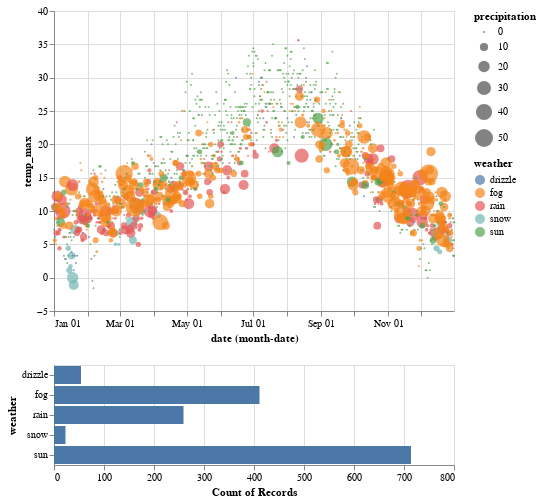

The cell this chart's notebook holds for it:
### Markdown cell above
First, we can add the histogram of the weather below the scatter plot we have generated. There are two things to note. Notice how the built-in function `count()` is used to count each occurrence of the weather. Again, these built-in functions (similar to `monthdate(date)` in the previous part) make plotting very simple in Altair. You also see how `&` is used to join both the scatter plot and the histogram. This makes displaying two different relevant plots straightforward.

### Code cell
histogram = alt.Chart(weather_data).mark_bar().encode(
    x = 'count():Q',
    y = 'weather:N',
).properties(
    width = 400
)

scatter & histogram

### Figure 1 — Vega-Lite specification as saved in the notebook (floating-point values rounded to 4 significant figures; data arrays with more than 128 entries replaced by an {"elided": "..."} marker saying what was removed)
{"config": {"view": {"continuousWidth": 400, "continuousHeight": 300}}, "vconcat": [{"mark": "circle", "encoding": {"fill": {"type": "nominal", "field": "weather"}, "size": {"type": "quantitative", "field": "precipitation"}, "x": {"type": "temporal", "field": "date", "timeUnit": "monthdate"}, "y": {"type": "quantitative", "field": "temp_max"}}}, {"mark": "bar", "encoding": {"x": {"type": "quantitative", "aggregate": "count"}, "y": {"type": "nominal", "field": "weather"}}, "width": 400}], "data": {"name": "data-830c39fec90146253fb06a06c26374ef"}, "$schema": "https://vega.github.io/schema/vega-lite/v4.8.1.json", "datasets": {"data-830c39fec90146253fb06a06c26374ef": {"elided": "1461 records"}}}
